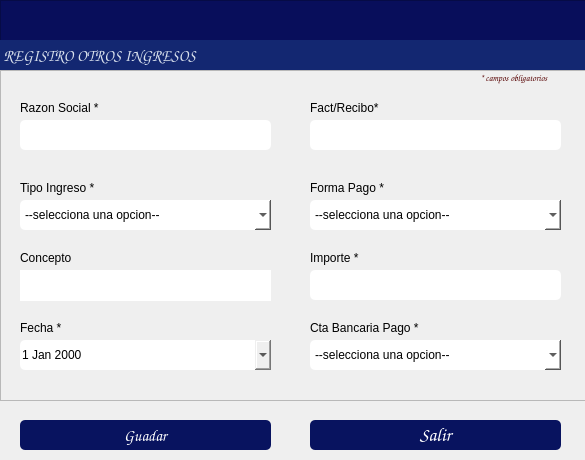
<?xml version="1.0" encoding="UTF-8"?>
<ui version="4.0">
 <class>Dialog</class>
 <widget class="QDialog" name="Dialog">
  <property name="windowModality">
   <enum>Qt::WindowModality::ApplicationModal</enum>
  </property>
  <property name="geometry">
   <rect>
    <x>0</x>
    <y>0</y>
    <width>585</width>
    <height>460</height>
   </rect>
  </property>
  <property name="windowTitle">
   <string/>
  </property>
  <property name="modal">
   <bool>true</bool>
  </property>
  <widget class="QPushButton" name="btnRegistrar">
   <property name="geometry">
    <rect>
     <x>20</x>
     <y>420</y>
     <width>251</width>
     <height>30</height>
    </rect>
   </property>
   <property name="font">
    <font>
     <family>Comic Sans MS</family>
     <pointsize>12</pointsize>
    </font>
   </property>
   <property name="styleSheet">
    <string notr="true">background-color: rgb(8, 19, 95);
color: rgb(255, 255, 255);
border-radius:5px;</string>
   </property>
   <property name="text">
    <string>Guadar</string>
   </property>
   <property name="icon">
    <iconset>
     <normaloff>../iconos/guardar.png</normaloff>../iconos/guardar.png</iconset>
   </property>
   <property name="iconSize">
    <size>
     <width>40</width>
     <height>40</height>
    </size>
   </property>
  </widget>
  <widget class="QPushButton" name="btnSalir">
   <property name="geometry">
    <rect>
     <x>310</x>
     <y>420</y>
     <width>251</width>
     <height>30</height>
    </rect>
   </property>
   <property name="font">
    <font>
     <family>Comic Sans MS</family>
     <pointsize>14</pointsize>
     <bold>false</bold>
    </font>
   </property>
   <property name="styleSheet">
    <string notr="true">background-color: rgb(8, 19, 95);
color: rgb(255, 255, 255);
border-radius:5px;</string>
   </property>
   <property name="text">
    <string>Salir</string>
   </property>
   <property name="icon">
    <iconset>
     <normaloff>../iconos/salir.ico</normaloff>../iconos/salir.ico</iconset>
   </property>
   <property name="iconSize">
    <size>
     <width>30</width>
     <height>30</height>
    </size>
   </property>
  </widget>
  <widget class="QFrame" name="frame_5">
   <property name="geometry">
    <rect>
     <x>0</x>
     <y>0</y>
     <width>641</width>
     <height>71</height>
    </rect>
   </property>
   <property name="maximumSize">
    <size>
     <width>16777215</width>
     <height>16777215</height>
    </size>
   </property>
   <property name="styleSheet">
    <string notr="true">background-color: rgb(8, 14, 91);</string>
   </property>
   <property name="frameShape">
    <enum>QFrame::Shape::StyledPanel</enum>
   </property>
   <property name="frameShadow">
    <enum>QFrame::Shadow::Raised</enum>
   </property>
   <widget class="QLabel" name="label_13">
    <property name="geometry">
     <rect>
      <x>0</x>
      <y>40</y>
      <width>832</width>
      <height>31</height>
     </rect>
    </property>
    <property name="font">
     <font>
      <family>Comic Sans MS</family>
      <pointsize>12</pointsize>
      <bold>true</bold>
     </font>
    </property>
    <property name="styleSheet">
     <string notr="true">color: rgb(255, 255, 255);
background-color: rgb(19, 39, 113);
color: rgb(255, 78, 2);
color: rgb(216, 224, 236);</string>
    </property>
    <property name="text">
     <string> REGISTRO OTROS INGRESOS</string>
    </property>
    <property name="alignment">
     <set>Qt::AlignmentFlag::AlignLeading|Qt::AlignmentFlag::AlignLeft|Qt::AlignmentFlag::AlignVCenter</set>
    </property>
   </widget>
  </widget>
  <widget class="QFrame" name="frame">
   <property name="geometry">
    <rect>
     <x>0</x>
     <y>70</y>
     <width>641</width>
     <height>331</height>
    </rect>
   </property>
   <property name="frameShape">
    <enum>QFrame::Shape::StyledPanel</enum>
   </property>
   <property name="frameShadow">
    <enum>QFrame::Shadow::Raised</enum>
   </property>
   <widget class="QComboBox" name="cmb_tIng">
    <property name="geometry">
     <rect>
      <x>20</x>
      <y>130</y>
      <width>251</width>
      <height>30</height>
     </rect>
    </property>
    <property name="styleSheet">
     <string notr="true">background-color: rgb(255, 255, 255);
border-radius:5px;</string>
    </property>
    <item>
     <property name="text">
      <string>--selecciona una opcion--</string>
     </property>
    </item>
    <item>
     <property name="text">
      <string>Intereses Inversion</string>
     </property>
    </item>
    <item>
     <property name="text">
      <string>Venta de Carton</string>
     </property>
    </item>
    <item>
     <property name="text">
      <string>Venta de Fierro</string>
     </property>
    </item>
    <item>
     <property name="text">
      <string>Utilidad Cambiaria</string>
     </property>
    </item>
    <item>
     <property name="text">
      <string>Venta de Activos</string>
     </property>
    </item>
   </widget>
   <widget class="QTextEdit" name="txtDescripcion">
    <property name="geometry">
     <rect>
      <x>20</x>
      <y>200</y>
      <width>251</width>
      <height>31</height>
     </rect>
    </property>
    <property name="styleSheet">
     <string notr="true">border-radius:5px;</string>
    </property>
   </widget>
   <widget class="QLabel" name="label_6">
    <property name="geometry">
     <rect>
      <x>310</x>
      <y>180</y>
      <width>91</width>
      <height>16</height>
     </rect>
    </property>
    <property name="text">
     <string>Importe *</string>
    </property>
   </widget>
   <widget class="QDateEdit" name="boxDate">
    <property name="geometry">
     <rect>
      <x>20</x>
      <y>270</y>
      <width>251</width>
      <height>30</height>
     </rect>
    </property>
    <property name="styleSheet">
     <string notr="true">border-radius:5px;
color: rgb(0, 0, 0);</string>
    </property>
    <property name="calendarPopup">
     <bool>true</bool>
    </property>
   </widget>
   <widget class="QLabel" name="label_10">
    <property name="geometry">
     <rect>
      <x>20</x>
      <y>180</y>
      <width>91</width>
      <height>16</height>
     </rect>
    </property>
    <property name="text">
     <string>Concepto</string>
    </property>
   </widget>
   <widget class="QLabel" name="label_7">
    <property name="geometry">
     <rect>
      <x>20</x>
      <y>250</y>
      <width>81</width>
      <height>16</height>
     </rect>
    </property>
    <property name="text">
     <string>Fecha *</string>
    </property>
   </widget>
   <widget class="QLabel" name="label_4">
    <property name="geometry">
     <rect>
      <x>20</x>
      <y>110</y>
      <width>111</width>
      <height>16</height>
     </rect>
    </property>
    <property name="text">
     <string>Tipo Ingreso *</string>
    </property>
   </widget>
   <widget class="QLineEdit" name="txtImporte">
    <property name="geometry">
     <rect>
      <x>310</x>
      <y>200</y>
      <width>251</width>
      <height>30</height>
     </rect>
    </property>
    <property name="styleSheet">
     <string notr="true">border-radius:5px;</string>
    </property>
   </widget>
   <widget class="QLabel" name="label_3">
    <property name="geometry">
     <rect>
      <x>480</x>
      <y>0</y>
      <width>101</width>
      <height>16</height>
     </rect>
    </property>
    <property name="font">
     <font>
      <family>Comic Sans MS</family>
      <pointsize>7</pointsize>
      <italic>true</italic>
      <bold>true</bold>
     </font>
    </property>
    <property name="styleSheet">
     <string notr="true">color: rgb(85, 0, 0);</string>
    </property>
    <property name="text">
     <string>* campos obligatorios</string>
    </property>
   </widget>
   <widget class="QLabel" name="label_11">
    <property name="geometry">
     <rect>
      <x>310</x>
      <y>110</y>
      <width>91</width>
      <height>16</height>
     </rect>
    </property>
    <property name="text">
     <string>Forma Pago *</string>
    </property>
   </widget>
   <widget class="QComboBox" name="cmb_fpago">
    <property name="geometry">
     <rect>
      <x>310</x>
      <y>130</y>
      <width>251</width>
      <height>30</height>
     </rect>
    </property>
    <property name="styleSheet">
     <string notr="true">background-color: rgb(255, 255, 255);
border-radius:5px;</string>
    </property>
    <item>
     <property name="text">
      <string>--selecciona una opcion--</string>
     </property>
    </item>
    <item>
     <property name="text">
      <string>Transferencia SPEI</string>
     </property>
    </item>
    <item>
     <property name="text">
      <string>Efectivo</string>
     </property>
    </item>
    <item>
     <property name="text">
      <string>Cheque</string>
     </property>
    </item>
    <item>
     <property name="text">
      <string>Deposito Banco</string>
     </property>
    </item>
    <item>
     <property name="text">
      <string>Transferencia Interna</string>
     </property>
    </item>
   </widget>
   <widget class="QLabel" name="label_8">
    <property name="geometry">
     <rect>
      <x>20</x>
      <y>30</y>
      <width>91</width>
      <height>16</height>
     </rect>
    </property>
    <property name="text">
     <string>Razon Social *</string>
    </property>
   </widget>
   <widget class="QLineEdit" name="txt_razon_soc">
    <property name="geometry">
     <rect>
      <x>20</x>
      <y>50</y>
      <width>251</width>
      <height>30</height>
     </rect>
    </property>
    <property name="styleSheet">
     <string notr="true">border-radius:5px;</string>
    </property>
   </widget>
   <widget class="QLabel" name="label_12">
    <property name="geometry">
     <rect>
      <x>310</x>
      <y>250</y>
      <width>121</width>
      <height>16</height>
     </rect>
    </property>
    <property name="text">
     <string>Cta Bancaria Pago *</string>
    </property>
   </widget>
   <widget class="QComboBox" name="cmb_cuenta">
    <property name="geometry">
     <rect>
      <x>310</x>
      <y>270</y>
      <width>251</width>
      <height>30</height>
     </rect>
    </property>
    <property name="styleSheet">
     <string notr="true">background-color: rgb(255, 255, 255);
border-radius:5px;</string>
    </property>
    <item>
     <property name="text">
      <string>--selecciona una opcion--</string>
     </property>
    </item>
   </widget>
   <widget class="QLineEdit" name="txt_doc">
    <property name="geometry">
     <rect>
      <x>310</x>
      <y>50</y>
      <width>251</width>
      <height>30</height>
     </rect>
    </property>
    <property name="styleSheet">
     <string notr="true">border-radius:5px;</string>
    </property>
   </widget>
   <widget class="QLabel" name="label_9">
    <property name="geometry">
     <rect>
      <x>310</x>
      <y>30</y>
      <width>91</width>
      <height>16</height>
     </rect>
    </property>
    <property name="text">
     <string>Fact/Recibo*</string>
    </property>
   </widget>
  </widget>
 </widget>
 <resources/>
 <connections/>
</ui>
